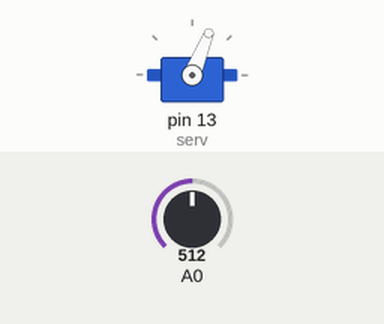
A sketch run on a simulated Arduino Uno, built with avr-gcc and run on an emulated ATmega328P. Shown: servo. The test bench sets the inputs (shaded band); at power-on: A0 = 512. What the sketch prints to the serial monitor is not drawn.

Above: at 0.15 s.
At 0.5 s:
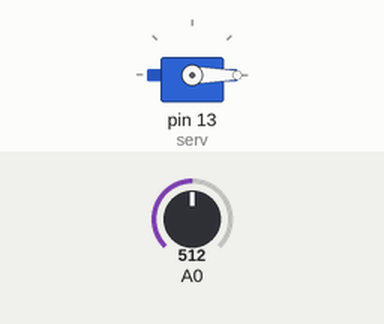
Timing chart, 0 to 2.0 s (numbered marks = the images above):
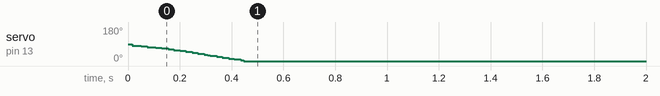

Measured:
- by itself, servo on pin 13 (serv): moves from 88° to 0° over 0.43 s

The sketch:

states.ino
```cpp
#include <Servo.h>
Servo serv;

char        currangle = 90; // presume start at 90°
const char  len = 10, // * readings to keep
            newest = len - 1, // array position of newest reading
            oldest = 0,
            limit = 25; // * max measurement in lbs
float       reading, // current reading; may or may not be added to hist[]
            total, // sum of all entries in hist[]
            avg, // of all entries in hist[]
            hist[len]; // declare hist with len positions
const float zero = .1, // * in lbs; no readings up to this are taken into account
            threshold = .5; // * readings that are at least this are considered trash

char state(char check) { //
  char val;
  if(avg >= threshold)
    val = 2;
  else if(avg > zero)
    val = 1;
  else
    val = 0;
  Serial.println(val);
  return val = check;
}

void incrot(char newangle) {
  if(currangle < newangle) {
    currangle++;
    serv.write(currangle);
  }
  else if(currangle > newangle) {
    currangle--;
    serv.write(currangle);
  }
}

void setup() {
  Serial.begin(9600);
  serv.attach(13);
  serv.write(90);
  for(char i = 0; i < len; i++) {
    hist[i] = analogRead(A0);
  }
}

void loop() {
  if(state(0)) incrot(90);
  if(state(1)) incrot(0);
  if(state(2)) incrot(180);

  reading = map(analogRead(A0), 0, 1023, 0, limit);
  if(reading != hist[oldest]) {
    total -= hist[oldest];
    for(char i = 0; i < newest; i++)
      hist[i] = hist[i + 1];
    hist[newest] = reading;
    total += hist[newest];
    avg = total / len;
    Serial.println(avg);
  }
}
```
